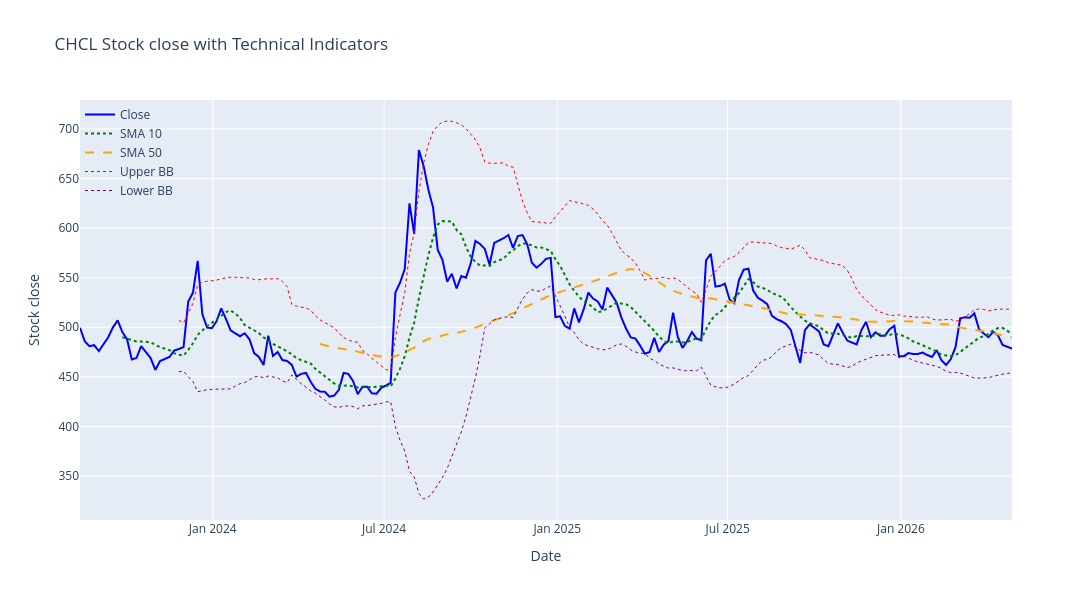

Notebook code cell kept with this figure:
### Code cell
# Plot technical analysis
import plotly.graph_objects as go


# Create the figure
fig = go.Figure()

# Add 'Close' close line
fig.add_trace(
    go.Scatter(
        x=df.index,
        y=df["close"],
        mode="lines",
        name="Close",
        line=dict(color="blue", width=2),
    )
)

# Add 'SMA 10' line
fig.add_trace(
    go.Scatter(
        x=df.index,
        y=df["SMA_10"],
        mode="lines",
        name="SMA 10",
        line=dict(color="green", width=2, dash="dot"),
    )
)

# Add 'SMA 50' line
fig.add_trace(
    go.Scatter(
        x=df.index,
        y=df["SMA_50"],
        mode="lines",
        name="SMA 50",
        line=dict(color="orange", width=2, dash="dash"),
    )
)

# Add 'Upper BB' line
fig.add_trace(
    go.Scatter(
        x=df.index,
        y=df["Upper_BB"],
        mode="lines",
        name="Upper BB",
        line=dict(color="red", width=1, dash="dot"),
    )
)

# Add 'Lower BB' line
fig.add_trace(
    go.Scatter(
        x=df.index,
        y=df["Lower_BB"],
        mode="lines",
        name="Lower BB",
        line=dict(color="purple", width=1, dash="dot"),
    )
)

# Update layout for a larger figure size and title
fig.update_layout(
    title=f"{stock_name} Stock close with Technical Indicators",
    xaxis_title="Date",
    yaxis_title="Stock close",
    legend=dict(
        x=0, y=1, bgcolor="rgba(255,255,255,0)", bordercolor="rgba(255,255,255,0)"
    ),
    autosize=False,
    width=1200,
    height=600,
)

# Show the plot
fig.show()

### Figure 1 — Plotly figure (JSON) as saved in the notebook; plotly's stock layout.template omitted (floating-point values rounded to 4 significant figures; data arrays with more than 128 entries replaced by an {"elided": "..."} marker saying what was removed)
{"data": [{"line": {"color": "blue", "width": 2}, "mode": "lines", "name": "Close", "type": "scatter", "x": {"elided": "193 str values"}, "y": {"elided": "193 float values"}}, {"line": {"color": "green", "dash": "dot", "width": 2}, "mode": "lines", "name": "SMA 10", "type": "scatter", "x": {"elided": "193 str values"}, "y": {"elided": "193 float values"}}, {"line": {"color": "orange", "dash": "dash", "width": 2}, "mode": "lines", "name": "SMA 50", "type": "scatter", "x": {"elided": "193 str values"}, "y": {"elided": "193 float values"}}, {"line": {"color": "red", "dash": "dot", "width": 1}, "mode": "lines", "name": "Upper BB", "type": "scatter", "x": {"elided": "193 str values"}, "y": {"elided": "193 float values"}}, {"line": {"color": "purple", "dash": "dot", "width": 1}, "mode": "lines", "name": "Lower BB", "type": "scatter", "x": {"elided": "193 str values"}, "y": {"elided": "193 float values"}}], "layout": {"autosize": false, "height": 600, "legend": {"bgcolor": "rgba(255,255,255,0)", "bordercolor": "rgba(255,255,255,0)", "x": 0, "y": 1}, "title": {"text": "CHCL Stock close with Technical Indicators"}, "width": 1200, "xaxis": {"title": {"text": "Date"}}, "yaxis": {"title": {"text": "Stock close"}}}}
